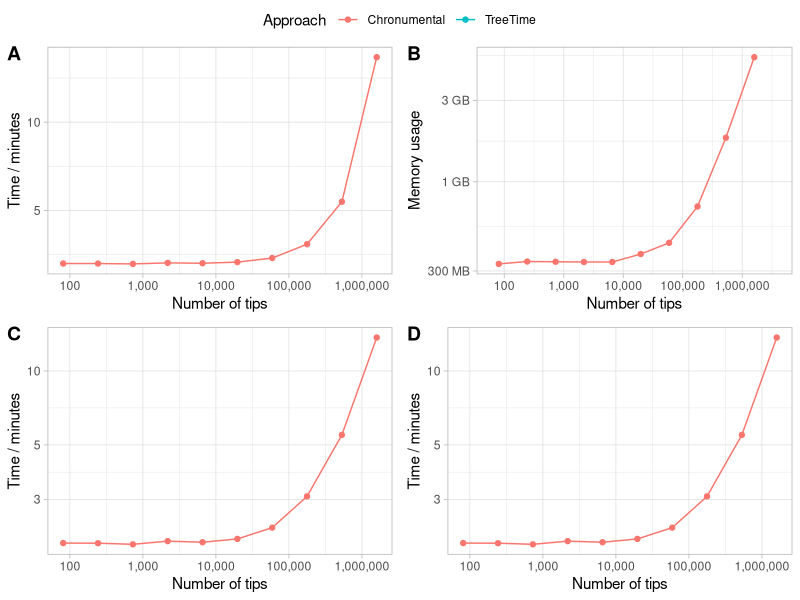

The R script that drew this image:
## ---- chunk 1
library(tidyverse)

perf = read_tsv("performance.tsv") %>% mutate(algorithm_full="TreeTime") %>% mutate(algorithm="TreeTime")
perf_chron = read_tsv("performance_chron.tsv") %>% mutate(algorithm_full="Chronumental (1000 steps)")%>% mutate(algorithm="Chronumental")

#perf_chron_longer = read_tsv("performance_chron.tsv") %>% mutate(algorithm_full="Chronumental (2000 steps)",time=time*10)%>% mutate(algorithm="Chronumental")
together = bind_rows(perf,perf_chron)#, perf_chron_longer)

together

time_plot = ggplot(together, aes(x=num_tips,y=time/60,color = algorithm))+geom_point()+scale_x_log10(labels = scales::comma) + scale_y_continuous(labels = scales::comma) +theme_light()+geom_line()+labs(x="Number of tips",y="Time / minutes", color="Approach")



mem_plot = ggplot(together %>% filter(algorithm_full!="Chronumental (2000 steps)") , aes(x=num_tips,y=memory*1000,color = algorithm))+geom_point()+scale_x_log10(labels = scales::comma) + scale_y_log10(label = scales::label_bytes("auto_si"))+coord_cartesian(xlim=c(60,4e6),ylim=c()) +theme_light()+geom_line() +labs(x="Number of tips",y="Memory usage", color="Approach")

time_plot_log = time_plot  + scale_y_log10(labels = scales::comma)
mem_plot_log = time_plot  + scale_y_log10(labels = scales::comma)

library(ggpubr)

ggarrange(time_plot,mem_plot,time_plot_log,mem_plot_log,  common.legend = TRUE,labels="AUTO")

